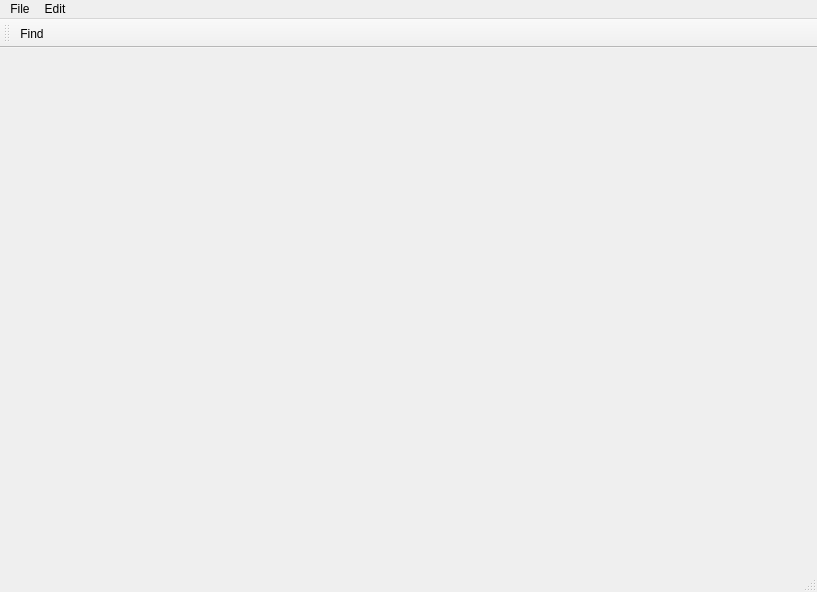
<?xml version="1.0" encoding="UTF-8"?>
<ui version="4.0">
 <class>MainWindow</class>
 <widget class="QMainWindow" name="MainWindow">
  <property name="geometry">
   <rect>
    <x>0</x>
    <y>0</y>
    <width>817</width>
    <height>592</height>
   </rect>
  </property>
  <property name="windowTitle">
   <string>QtBooks</string>
  </property>
  <widget class="QWidget" name="centralWidget"/>
  <widget class="QMenuBar" name="menuBar">
   <property name="geometry">
    <rect>
     <x>0</x>
     <y>0</y>
     <width>817</width>
     <height>23</height>
    </rect>
   </property>
   <widget class="QMenu" name="menuFile">
    <property name="title">
     <string>File</string>
    </property>
    <addaction name="actionLogin"/>
    <addaction name="actionQuit"/>
   </widget>
   <widget class="QMenu" name="menuEdit">
    <property name="title">
     <string>Edit</string>
    </property>
    <addaction name="actionFind"/>
   </widget>
   <addaction name="menuFile"/>
   <addaction name="menuEdit"/>
  </widget>
  <widget class="QToolBar" name="mainToolBar">
   <attribute name="toolBarArea">
    <enum>TopToolBarArea</enum>
   </attribute>
   <attribute name="toolBarBreak">
    <bool>false</bool>
   </attribute>
   <addaction name="actionFind"/>
  </widget>
  <widget class="QStatusBar" name="statusBar"/>
  <action name="actionQuit">
   <property name="text">
    <string>Quit</string>
   </property>
  </action>
  <action name="actionContents">
   <property name="text">
    <string>Contents</string>
   </property>
  </action>
  <action name="actionLogin">
   <property name="text">
    <string>Login...</string>
   </property>
  </action>
  <action name="actionFind">
   <property name="icon">
    <iconset>
     <normaloff>:/images/searchfind.png</normaloff>:/images/searchfind.png</iconset>
   </property>
   <property name="text">
    <string>Find...</string>
   </property>
  </action>
 </widget>
 <layoutdefault spacing="6" margin="11"/>
 <resources/>
 <connections/>
</ui>
